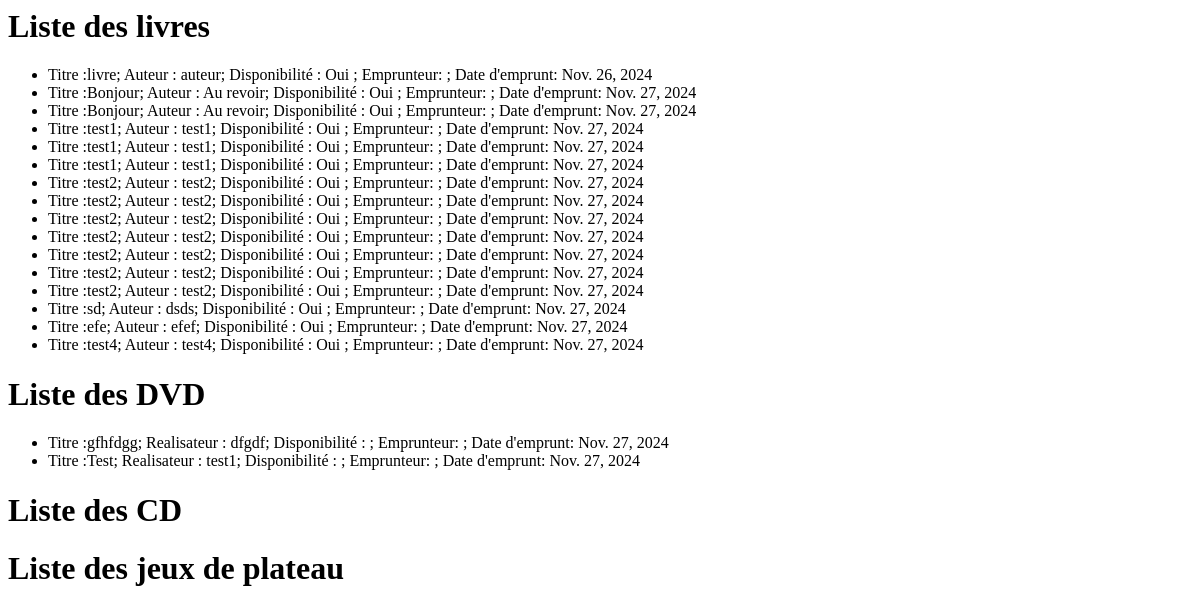
The app's page /bibliothecaire/listes/, older data.
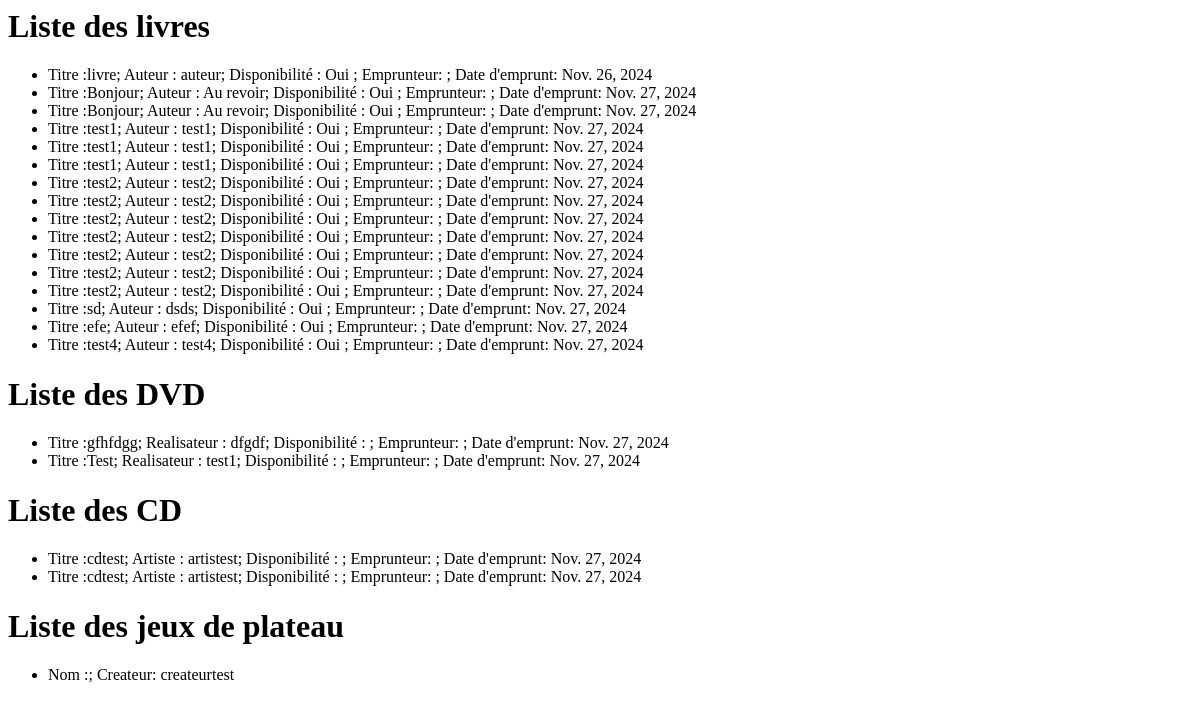
The same page, newer data.
### bibliothecaire/models.py (models this page shows)
class Items(models.Model):
    name = models.fields.CharField(max_length=150)
    dateEmprunt = models.fields.DateField(auto_now_add=True, blank=True, null=True)
    disponible = models.fields.BooleanField(blank=True, null=True)
    emprunteur = models.fields.CharField(max_length=150)

class Livre(Items):
    auteur = models.fields.CharField(max_length=150)

class Items(models.Model):
    name = models.fields.CharField(max_length=150)
    dateEmprunt = models.fields.DateField(auto_now_add=True, blank=True, null=True)
    disponible = models.fields.BooleanField(blank=True, null=True)
    emprunteur = models.fields.CharField(max_length=150)

class Dvd(Items):
    realisateur = models.fields.CharField(max_length=150)

class Cd(Items):
    artiste = models.fields.CharField(max_length=150)

class JeuDePlateau(models.Model):
    name = models.fields.CharField(max_length=150)
    createur = models.fields.CharField(max_length=150)

### bibliothecaire/views.py (the view)
# urls.py: path('listes/', views.listemedia),
def listemedia(request):
    livres = Livre.objects.all()
    dvds = Dvd.objects.all()
    cds = Cd.objects.all()
    jeux = JeuDePlateau.objects.all()
    return render(request, 'items/lists.html',
                  {'livres': livres, 'dvds': dvds, 'cds': cds, 'jeux': jeux})

### bibliothecaire/templates/items/lists.html
<html>
    <h1>Liste des livres</h1>
    <ul>
        {% for livre in livres %}
            <li> Titre :{{ livre.name }}; Auteur : {{ livre.auteur }}; Disponibilité : Oui ; Emprunteur: {{ livre.emprunteur }}; Date d'emprunt: {{ livre.dateEmprunt }}</li>
        {% endfor %}
    </ul>
    <h1>Liste des DVD</h1>
    <ul>
        {% for dvd in dvds %}
        <li> Titre :{{ dvd.name }}; Realisateur : {{ dvd.realisateur }}; Disponibilité : ; Emprunteur: {{ dvd.emprunteur }}; Date d'emprunt: {{ dvd.dateEmprunt }}</li>
        {% endfor %}
    </ul>
    <h1>Liste des CD</h1>
    <ul>
        {% for cd in cds %}
        <li> Titre :{{ cd.name }}; Artiste : {{ cd.artiste }}; Disponibilité : ; Emprunteur: {{ cd.emprunteur }}; Date d'emprunt: {{ cd.dateEmprunt }}</li>
        {% endfor %}
    </ul>
    <h1>Liste des jeux de plateau</h1>
    <ul>
        {% for jeu in jeux %}
        <li> Nom :{{ cd.name }}; Createur: {{ jeu.createur }}</li>
        {% endfor %}
    </ul>
</html>

Row changes from the older to the newer data that the page shows:
added Cd: name "cdtest", artiste "artistest", dateEmprunt "Nov. 27, 2024"
added Cd: name "cdtest", artiste "artistest", dateEmprunt "Nov. 27, 2024"
added JeuDePlateau: createur "createurtest"
